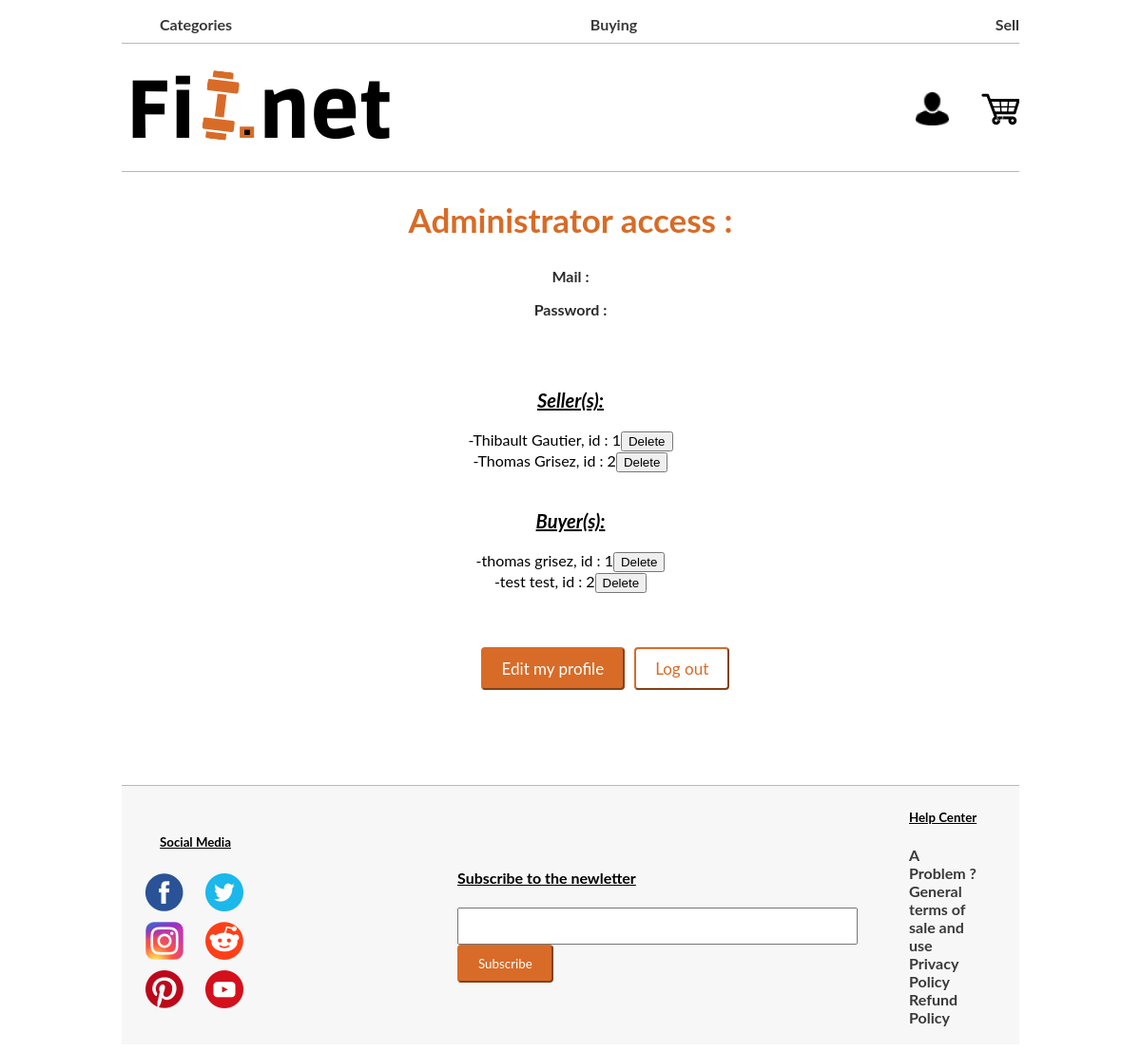
Before: /PHP/adminProfile.php with the older database file.
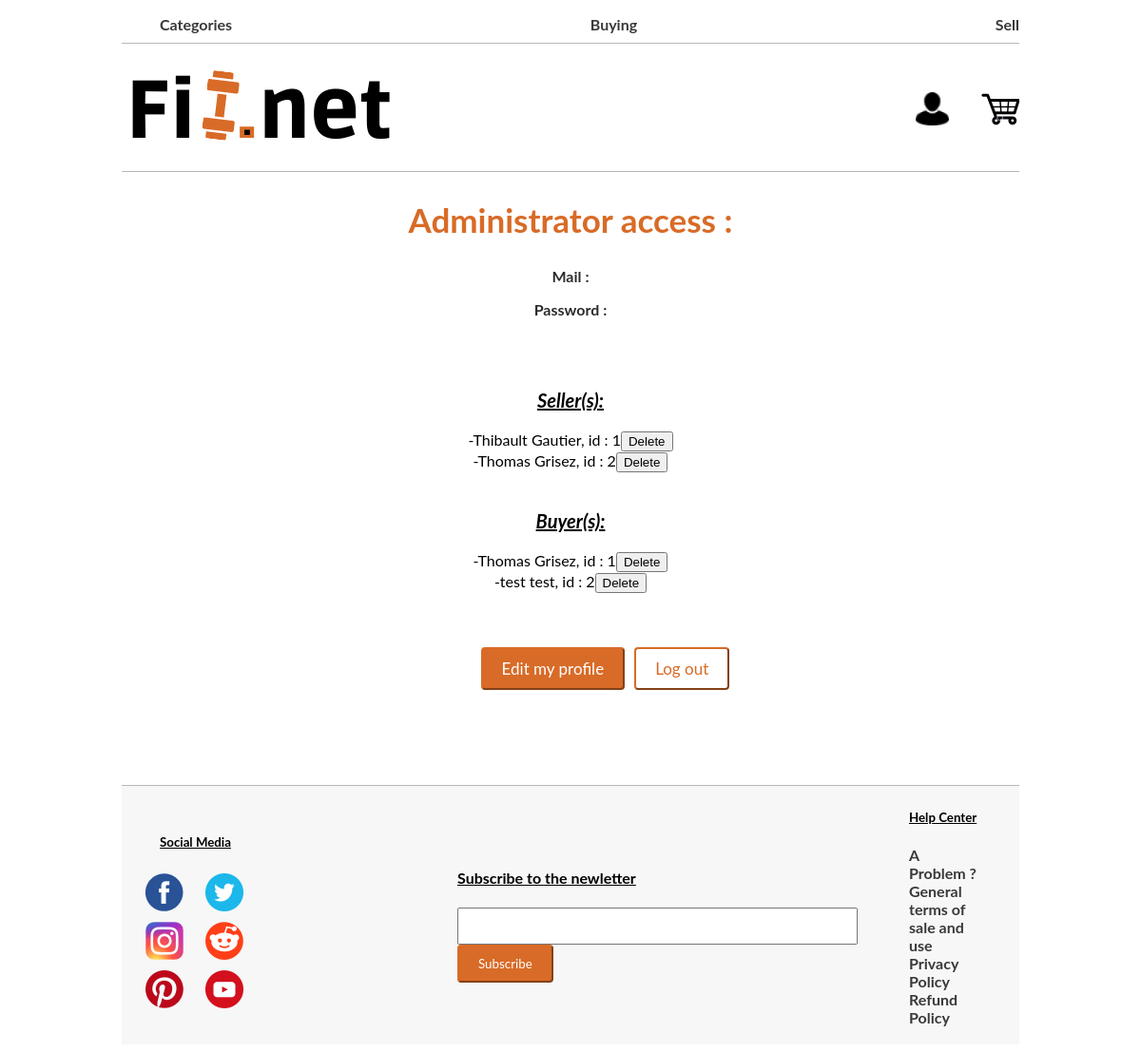
After: the same page with the newer database file.
### tables this page shows
CREATE TABLE IF NOT EXISTS `buyer` (
  `id` int(11) NOT NULL AUTO_INCREMENT,
  `last_name` text NOT NULL,
  `first_name` text NOT NULL,
  `address` text NOT NULL,
  `email` text NOT NULL,
  `password` int(11) NOT NULL,
  PRIMARY KEY (`id`)
);

### PHP/adminProfile.php (the view, shortened to what this page needs)
<!DOCTYPE html>
<html>
<head>
</head>
<body>
    <?php include 'header.php'?>
    <?php
        $mysqli = new mysqli('127.0.0.1','root', '', 'fitnet', NULL) or die("Connect failed");
    ?>
    <div class="profile" align="center">
        <h2 class="main_title">Administrator access<?php echo " : ".$_SESSION['id']; ?></h2>
        <p><span class="lis_of_information_title">Mail :</span> <?php echo $_SESSION['email']; ?></p>
        <p><span class="lis_of_information_title">Password :</span>  <?php echo $_SESSION['password']; ?></p>
        <br><br>
        <h3 style='font-size : 20px;'><u><em>Seller(s):</em></u></h3>
        <form method="POST">
        <?php
            $query = $mysqli->query("SELECT last_name, first_name, id FROM seller");
            if($query->num_rows > 0){
                while($row = $query->fetch_assoc()){
                    $idsel = $row['id'];
                    $idbutton = $idsel."-seller";
                    echo "-".$row['first_name']." ".$row['last_name'].", id : ".$idsel."<input class='button_suppr_from_seller' type='submit' name=$idbutton value='Delete'><br>";
                }
            }
        ?>
        </form>
        <br>
        <h3 style='font-size : 20px;'><u><em>Buyer(s):</em></u></h3>
        <form method="POST">
        <?php
            $query = $mysqli->query("SELECT last_name, first_name, id FROM buyer");
            if($query->num_rows > 0){
                while($row = $query->fetch_assoc()){
                    $idbuy = $row['id'];
                    $idbutton = $idbuy."-buyer";
                    echo "-".$row['first_name']." ".$row['last_name'].", id : $idbuy<input class='button_suppr_from_seller' type='submit' name=$idbutton value='Delete'><br>";
                }
            }
        ?>
        </form>
        <br><br><br>
        <div class="main_aspect_of_profile_bloc" id="bloc_button_buyer_profil">
            <div class="button_list_buyer_profil">
                <a href="editAdmin.php"><button class="button_of_informations"  id="edit_information_buyer">Edit my profile</button></a>
            </div>
            <div class="button_list_buyer_profil">
                <a href="logout.php"><button class="button_of_informations"  id="logout_information_buyer">Log out</button></a>
            </div>
        </div>
    </div>
    <?php include 'footer.php'?>
</body>
</html>

Changed rows visible on the page:
changed buyer id 1: first_name "thomas" → "Thomas"; last_name "grisez" → "Grisez"
